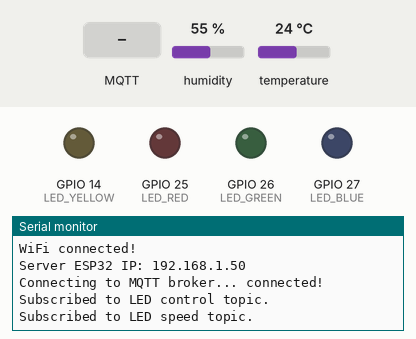
A sketch run on a simulated ESP32. On the bench: output pins drawn as LEDs (lit = HIGH), the last lines printed to the serial monitor. Inputs (shaded band) come from the test bench; at power-on: humidity 55 %, temperature 24 °C. WiFi joins after 1.5 s; servers stay silent unless stated; no MQTT or app messages arrive unless stated.

Above: at 2.7 s.
2.8 s: MQTT message "0" arrives on the first subscribed topic
At 2.97 s:
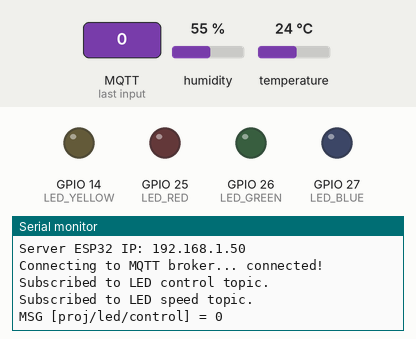
4.5 s: MQTT message "0" arrives on the second subscribed topic
At 5.6 s:
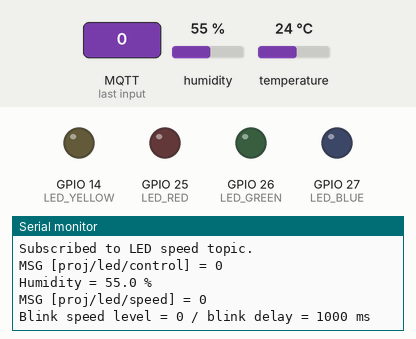

Measured:
- after the input at 2.8 s, the serial monitor: prints a new line at once (image 1)
- after the input at 4.5 s, the serial monitor: prints a new line at once (image 2)

The sketch:

Project_Server_ESP32.ino
```cpp
/*********************************************************************
 * SERVER ESP32
 * - Reads DHT11 humidity and publishes it to MQTT.
 * - Receives LED blink commands from client:
 *      "r" -> start/stop red blinking
 *      "y" -> start/stop yellow blinking
 *      "g" -> start/stop green blinking
 *      "b" -> start/stop blue blinking
 * - Receives blink speed from client POT:
 *      "0".."4" -> 5 blink speeds
 *********************************************************************/

#include <WiFi.h>
#include <PubSubClient.h>
#include "DHT.h"

// ================== WiFi CONFIG ==================
const char* ssid     = "Rany";
const char* password = "12345678";

// ================== MQTT BROKER CONFIG ==================
IPAddress mqtt_server(10, 29, 218, 236);
const int mqtt_port = 1883;

// ================== MQTT TOPICS ==================
const char* TOPIC_HUMIDITY    = "proj/humidity";
const char* TOPIC_LED_CONTROL = "proj/led/control";
const char* TOPIC_LED_SPEED   = "proj/led/speed";

// ================== DHT11 ==================
#define DHTPIN   4
#define DHTTYPE  DHT11

DHT dht(DHTPIN, DHTTYPE);

// ================== LED PINS ==================
// Change these if your board uses different GPIOs
#define LED_RED     25
#define LED_YELLOW  14
#define LED_GREEN   26
#define LED_BLUE    27

// If LEDs behave opposite, change this to false
const bool LED_ACTIVE_HIGH = true;

#define LED_ON   (LED_ACTIVE_HIGH ? HIGH : LOW)
#define LED_OFF  (LED_ACTIVE_HIGH ? LOW  : HIGH)

// ================== OBJECTS ==================
WiFiClient espClient;
PubSubClient client(espClient);

// ================== HUMIDITY TIMING ==================
unsigned long lastHumidityTime = 0;
const unsigned long humidityInterval = 3000;

// ================== BLINK STATES ==================
bool redBlinkEnabled    = false;
bool yellowBlinkEnabled = false;
bool greenBlinkEnabled  = false;
bool blueBlinkEnabled   = false;

bool redPhase    = false;
bool yellowPhase = false;
bool greenPhase  = false;
bool bluePhase   = false;

// 5 speeds: slow -> fast
const unsigned long speedTable[5] = {1000, 700, 500, 300, 120};
int speedIndex = 2;

unsigned long lastBlinkToggle = 0;

// ================== FUNCTION DECLARATIONS ==================
void startWifi();
void connectBroker();
void callback(char* topic, byte* payload, unsigned int length);
void publishHumidity();

void allLedsOff();
void writeLed(int pin, bool on);
void handleLedCommand(char led);
void handleBlink();

// ================== SETUP ==================
void setup() {
  Serial.begin(115200);

  pinMode(LED_RED, OUTPUT);
  pinMode(LED_YELLOW, OUTPUT);
  pinMode(LED_GREEN, OUTPUT);
  pinMode(LED_BLUE, OUTPUT);

  allLedsOff();

  dht.begin();

  startWifi();

  client.setServer(mqtt_server, mqtt_port);
  client.setCallback(callback);
  connectBroker();
}

// ================== LOOP ==================
void loop() {
  if (!client.connected()) {
    connectBroker();
  }

  client.loop();
  handleBlink();

  unsigned long now = millis();
  if (now - lastHumidityTime >= humidityInterval) {
    lastHumidityTime = now;
    publishHumidity();
  }
}

// ================== WIFI ==================
void startWifi() {
  Serial.print("\nConnecting to WiFi: ");
  Serial.println(ssid);

  WiFi.mode(WIFI_STA);
  WiFi.begin(ssid, password);

  while (WiFi.status() != WL_CONNECTED) {
    Serial.print(".");
    delay(500);
  }

  Serial.println("\nWiFi connected!");
  Serial.print("Server ESP32 IP: ");
  Serial.println(WiFi.localIP());
}

// ================== MQTT CONNECT ==================
void connectBroker() {
  while (!client.connected()) {
    Serial.print("Connecting to MQTT broker... ");

    if (client.connect("esp32-server")) {
      Serial.println("connected!");

      client.subscribe(TOPIC_LED_CONTROL);
      client.subscribe(TOPIC_LED_SPEED);

      Serial.println("Subscribed to LED control topic.");
      Serial.println("Subscribed to LED speed topic.");
    } else {
      Serial.print("failed, rc=");
      Serial.print(client.state());
      Serial.println(" - retry in 3 seconds");
      delay(3000);
    }
  }
}

// ================== MQTT CALLBACK ==================
void callback(char* topic, byte* payload, unsigned int length) {
  if (length == 0) return;

  String t = String(topic);
  char command = (char)payload[0];

  Serial.print("MSG [");
  Serial.print(topic);
  Serial.print("] = ");
  Serial.println(command);

  if (t == TOPIC_LED_CONTROL) {
    handleLedCommand(command);
  }
  else if (t == TOPIC_LED_SPEED) {
    int idx = command - '0';

    if (idx >= 0 && idx <= 4) {
      speedIndex = idx;

      Serial.print("Blink speed level = ");
      Serial.print(speedIndex);
      Serial.print(" / blink delay = ");
      Serial.print(speedTable[speedIndex]);
      Serial.println(" ms");
    }
  }
}

// ================== LED COMMAND ==================
void handleLedCommand(char led) {
  if (led == 'r') {
    redBlinkEnabled = !redBlinkEnabled;

    if (!redBlinkEnabled) {
      redPhase = false;
      writeLed(LED_RED, false);
    }

    Serial.print("Red blinking = ");
    Serial.println(redBlinkEnabled ? "ON" : "OFF");
  }

  else if (led == 'y') {
    yellowBlinkEnabled = !yellowBlinkEnabled;

    if (!yellowBlinkEnabled) {
      yellowPhase = false;
      writeLed(LED_YELLOW, false);
    }

    Serial.print("Yellow blinking = ");
    Serial.println(yellowBlinkEnabled ? "ON" : "OFF");
  }

  else if (led == 'g') {
    greenBlinkEnabled = !greenBlinkEnabled;

    if (!greenBlinkEnabled) {
      greenPhase = false;
      writeLed(LED_GREEN, false);
    }

    Serial.print("Green blinking = ");
    Serial.println(greenBlinkEnabled ? "ON" : "OFF");
  }

  else if (led == 'b') {
    blueBlinkEnabled = !blueBlinkEnabled;

    if (!blueBlinkEnabled) {
      bluePhase = false;
      writeLed(LED_BLUE, false);
    }

    Serial.print("Blue blinking = ");
    Serial.println(blueBlinkEnabled ? "ON" : "OFF");
  }
}

// ================== HANDLE BLINK ==================
void handleBlink() {
  unsigned long now = millis();

  if (now - lastBlinkToggle >= speedTable[speedIndex]) {
    lastBlinkToggle = now;

    if (redBlinkEnabled) {
      redPhase = !redPhase;
      writeLed(LED_RED, redPhase);
    }

    if (yellowBlinkEnabled) {
      yellowPhase = !yellowPhase;
      writeLed(LED_YELLOW, yellowPhase);
    }

    if (greenBlinkEnabled) {
      greenPhase = !greenPhase;
      writeLed(LED_GREEN, greenPhase);
    }

    if (blueBlinkEnabled) {
      bluePhase = !bluePhase;
      writeLed(LED_BLUE, bluePhase);
    }
  }
}

// ================== LED HELPERS ==================
void allLedsOff() {
  writeLed(LED_RED, false);
  writeLed(LED_YELLOW, false);
  writeLed(LED_GREEN, false);
  writeLed(LED_BLUE, false);
}

void writeLed(int pin, bool on) {
  digitalWrite(pin, on ? LED_ON : LED_OFF);
}

// ================== READ + PUBLISH HUMIDITY ==================
void publishHumidity() {
  float h = dht.readHumidity();

  if (isnan(h)) {
    Serial.println("DHT read failed (nan)");
    return;
  }

  char msg[12];
  dtostrf(h, 1, 1, msg);

  Serial.print("Humidity = ");
  Serial.print(msg);
  Serial.println(" %");

  client.publish(TOPIC_HUMIDITY, msg);
}
```
